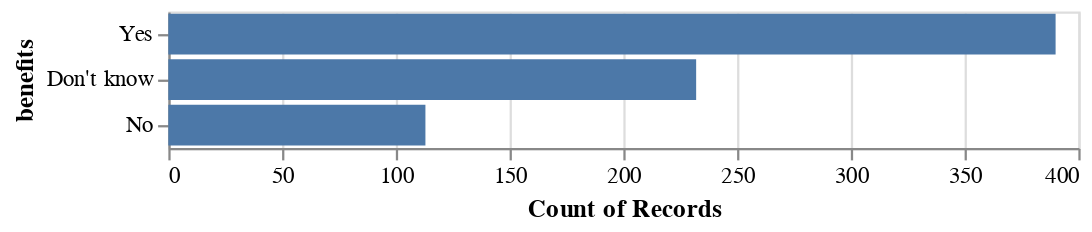

Notebook source saved alongside this figure:
### Markdown cell above
# Sample Vizzes

### Code cell
# Does your employer provide mental health benefits?
alt.Chart(data).mark_bar().encode(
    x = alt.X('count()'),
    y = alt.Y('benefits', sort = '-x'))

### Figure 1 — Vega-Lite specification as saved in the notebook (floating-point values rounded to 4 significant figures; data arrays with more than 128 entries replaced by an {"elided": "..."} marker saying what was removed)
{"config": {"view": {"continuousWidth": 400, "continuousHeight": 300}}, "data": {"name": "data-2d6105e4eb80b3728a2979a3f3635476"}, "mark": "bar", "encoding": {"x": {"type": "quantitative", "aggregate": "count"}, "y": {"type": "nominal", "field": "benefits", "sort": "-x"}}, "$schema": "https://vega.github.io/schema/vega-lite/v4.8.1.json", "datasets": {"data-2d6105e4eb80b3728a2979a3f3635476": {"elided": "735 records"}}}
